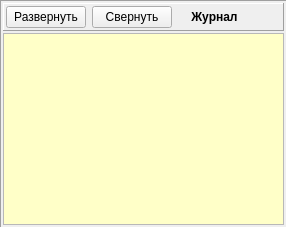
     <widget class="QFrame" name="pan_log">
      <property name="frameShape">
       <enum>QFrame::Panel</enum>
      </property>
      <property name="frameShadow">
       <enum>QFrame::Sunken</enum>
      </property>
      <property name="lineWidth">
       <number>1</number>
      </property>
      <layout class="QVBoxLayout" name="verticalLayout_2">
       <property name="spacing">
        <number>2</number>
       </property>
       <property name="leftMargin">
        <number>2</number>
       </property>
       <property name="topMargin">
        <number>2</number>
       </property>
       <property name="rightMargin">
        <number>2</number>
       </property>
       <property name="bottomMargin">
        <number>2</number>
       </property>
       <item>
        <widget class="QFrame" name="frame">
         <property name="frameShape">
          <enum>QFrame::Panel</enum>
         </property>
         <property name="frameShadow">
          <enum>QFrame::Raised</enum>
         </property>
         <layout class="QHBoxLayout" name="horizontalLayout_4">
          <property name="leftMargin">
           <number>2</number>
          </property>
          <property name="topMargin">
           <number>2</number>
          </property>
          <property name="rightMargin">
           <number>2</number>
          </property>
          <property name="bottomMargin">
           <number>2</number>
          </property>
          <item>
           <widget class="QPushButton" name="bn_upsize">
            <property name="text">
             <string>Развернуть</string>
            </property>
            <property name="autoDefault">
             <bool>false</bool>
            </property>
           </widget>
          </item>
          <item>
           <widget class="QPushButton" name="bn_dnsize">
            <property name="enabled">
             <bool>true</bool>
            </property>
            <property name="text">
             <string> Свернуть </string>
            </property>
            <property name="autoDefault">
             <bool>false</bool>
            </property>
           </widget>
          </item>
          <item>
           <widget class="QLabel" name="label_4">
            <property name="font">
             <font>
              <weight>75</weight>
              <bold>true</bold>
             </font>
            </property>
            <property name="text">
             <string>    Журнал </string>
            </property>
            <property name="alignment">
             <set>Qt::AlignCenter</set>
            </property>
           </widget>
          </item>
          <item>
           <spacer name="horizontalSpacer_4">
            <property name="orientation">
             <enum>Qt::Horizontal</enum>
            </property>
            <property name="sizeHint" stdset="0">
             <size>
              <width>40</width>
              <height>20</height>
             </size>
            </property>
           </spacer>
          </item>
         </layout>
        </widget>
       </item>
       <item>
        <widget class="QTextEdit" name="te_log">
         <property name="palette">
          <palette>
           <active>
            <colorrole role="Base">
             <brush brushstyle="SolidPattern">
              <color alpha="255">
               <red>255</red>
               <green>255</green>
               <blue>200</blue>
              </color>
             </brush>
            </colorrole>
           </active>
           <inactive>
            <colorrole role="Base">
             <brush brushstyle="SolidPattern">
              <color alpha="255">
               <red>255</red>
               <green>255</green>
               <blue>200</blue>
              </color>
             </brush>
            </colorrole>
           </inactive>
           <disabled>
            <colorrole role="Base">
             <brush brushstyle="SolidPattern">
              <color alpha="255">
               <red>212</red>
               <green>208</green>
               <blue>200</blue>
              </color>
             </brush>
            </colorrole>
           </disabled>
          </palette>
         </property>
         <property name="lineWrapMode">
          <enum>QTextEdit::NoWrap</enum>
         </property>
        </widget>
       </item>
      </layout>
     </widget>
